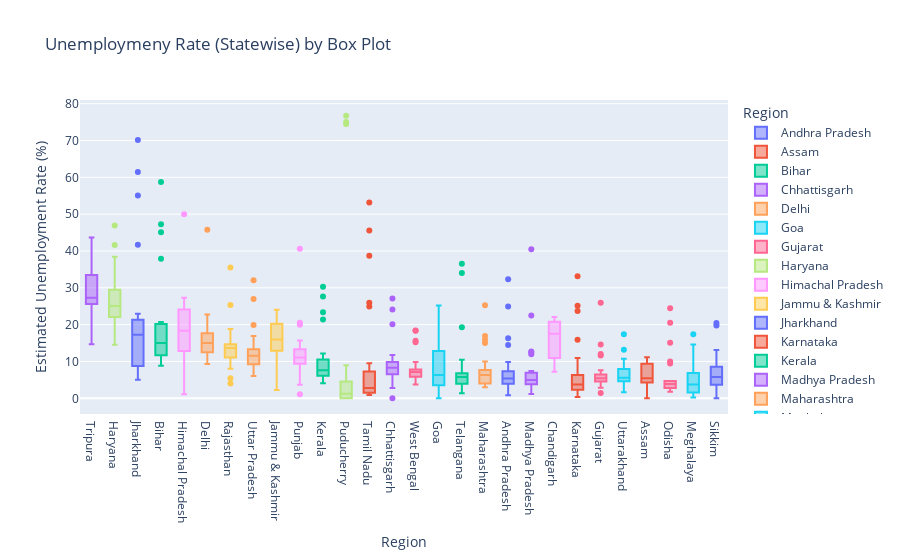

The notebook cell saved with this chart:
### Markdown cell above
Analyzing Data By Box Plot

### Code cell
fg = px.box(df,x='Region',y=' Estimated Unemployment Rate (%)',color='Region',
            title='Unemploymeny Rate (Statewise) by Box Plot',template='plotly')
fg.update_layout(xaxis={'categoryorder':'total descending'})
fg.show()

### Figure 1 — Plotly figure (JSON) as saved in the notebook; plotly's stock layout.template omitted (floating-point values rounded to 4 significant figures)
{"data": [{"alignmentgroup": "True", "hovertemplate": "Region=%{x}<br> Estimated Unemployment Rate (%)=%{y}<extra></extra>", "legendgroup": "Andhra Pradesh", "marker": {"color": "#636efa"}, "name": "Andhra Pradesh", "notched": false, "offsetgroup": "Andhra Pradesh", "orientation": "v", "showlegend": true, "type": "box", "x": ["Andhra Pradesh", "Andhra Pradesh", "Andhra Pradesh", "Andhra Pradesh", "Andhra Pradesh", "Andhra Pradesh", "Andhra Pradesh", "Andhra Pradesh", "Andhra Pradesh", "Andhra Pradesh", "Andhra Pradesh", "Andhra Pradesh", "Andhra Pradesh", "Andhra Pradesh", "Andhra Pradesh", "Andhra Pradesh", "Andhra Pradesh", "Andhra Pradesh", "Andhra Pradesh", "Andhra Pradesh", "Andhra Pradesh", "Andhra Pradesh", "Andhra Pradesh", "Andhra Pradesh", "Andhra Pradesh", "Andhra Pradesh", "Andhra Pradesh", "Andhra Pradesh"], "x0": " ", "xaxis": "x", "y": [3.65, 3.05, 3.75, 3.32, 5.17, 3.52, 4.12, 4.38, 4.84, 5.91, 4.06, 16.29, 14.46, 0.85, 6.09, 3.8, 5.64, 4.61, 6.01, 4.7, 7.54, 7.88, 7.11, 5.66, 9.88, 32.3, 24.91, 5.86], "y0": " ", "yaxis": "y"}, {"alignmentgroup": "True", "hovertemplate": "Region=%{x}<br> Estimated Unemployment Rate (%)=%{y}<extra></extra>", "legendgroup": "Assam", "marker": {"color": "#EF553B"}, "name": "Assam", "notched": false, "offsetgroup": "Assam", "orientation": "v", "showlegend": true, "type": "box", "x": ["Assam", "Assam", "Assam", "Assam", "Assam", "Assam", "Assam", "Assam", "Assam", "Assam", "Assam", "Assam", "Assam", "Assam", "Assam", "Assam", "Assam", "Assam", "Assam", "Assam", "Assam", "Assam", "Assam", "Assam", "Assam", "Assam"], "x0": " ", "xaxis": "x", "y": [4.29, 5.08, 4.26, 5.79, 4.46, 4.65, 4.66, 4.29, 3.26, 3.77, 9.38, 0.0, 7.87, 9.89, 3.21, 10.39, 9.26, 11.17, 6.31, 5.02, 7.24, 9.98, 10.34, 8.37, 10.77, 3.42], "y0": " ", "yaxis": "y"}, {"alignmentgroup": "True", "hovertemplate": "Region=%{x}<br> Estimated Unemployment Rate (%)=%{y}<extra></extra>", "legendgroup": "Bihar", "marker": {"color": "#00cc96"}, "name": "Bihar", "notched": false, "offsetgroup": "Bihar", "orientation": "v", "showlegend": true, "type": "box", "x": ["Bihar", "Bihar", "Bihar", "Bihar", "Bihar", "Bihar", "Bihar", "Bihar", "Bihar", "Bihar", "Bihar", "Bihar", "Bihar", "Bihar", "Bihar", "Bihar", "Bihar", "Bihar", "Bihar", "Bihar", "Bihar", "Bihar", "Bihar", "Bihar", "Bihar", "Bihar", "Bihar", "Bihar"], "x0": " ", "xaxis": "x", "y": [9.27, 10.2, 13.44, 11.0, 8.87, 12.47, 12.4, 10.16, 9.13, 9.61, 15.39, 45.09, 47.26, 20.49, 19.9, 13.29, 16.41, 17.66, 20.46, 14.06, 17.62, 14.91, 20.69, 15.11, 15.73, 58.77, 37.87, 12.45], "y0": " ", "yaxis": "y"}, {"alignmentgroup": "True", "hovertemplate": "Region=%{x}<br> Estimated Unemployment Rate (%)=%{y}<extra></extra>", "legendgroup": "Chhattisgarh", "marker": {"color": "#ab63fa"}, "name": "Chhattisgarh", "notched": false, "offsetgroup": "Chhattisgarh", "orientation": "v", "showlegend": true, "type": "box", "x": ["Chhattisgarh", "Chhattisgarh", "Chhattisgarh", "Chhattisgarh", "Chhattisgarh", "Chhattisgarh", "Chhattisgarh", "Chhattisgarh", "Chhattisgarh", "Chhattisgarh", "Chhattisgarh", "Chhattisgarh", "Chhattisgarh", "Chhattisgarh", "Chhattisgarh", "Chhattisgarh", "Chhattisgarh", "Chhattisgarh", "Chhattisgarh", "Chhattisgarh", "Chhattisgarh", "Chhattisgarh", "Chhattisgarh", "Chhattisgarh", "Chhattisgarh", "Chhattisgarh", "Chhattisgarh", "Chhattisgarh"], "x0": " ", "xaxis": "x", "y": [9.82, 6.76, 4.54, 4.64, 8.33, 6.96, 2.77, 6.11, 9.89, 7.89, 7.31, 0.0, 7.64, 10.14, 9.77, 11.77, 8.17, 6.29, 9.46, 10.27, 8.32, 3.57, 9.01, 9.79, 8.21, 20.13, 24.1, 27.07], "y0": " ", "yaxis": "y"}, {"alignmentgroup": "True", "hovertemplate": "Region=%{x}<br> Estimated Unemployment Rate (%)=%{y}<extra></extra>", "legendgroup": "Delhi", "marker": {"color": "#FFA15A"}, "name": "Delhi", "notched": false, "offsetgroup": "Delhi", "orientation": "v", "showlegend": true, "type": "box", "x": ["Delhi", "Delhi", "Delhi", "Delhi", "Delhi", "Delhi", "Delhi", "Delhi", "Delhi", "Delhi", "Delhi", "Delhi", "Delhi", "Delhi", "Delhi", "Delhi", "Delhi", "Delhi", "Delhi", "Delhi", "Delhi", "Delhi", "Delhi", "Delhi", "Delhi", "Delhi", "Delhi", "Delhi"], "x0": " ", "xaxis": "x", "y": [12.56, 9.33, 11.07, 17.18, 12.5, 15.84, 11.11, 16.97, 13.48, 13.81, 15.18, 20.69, 22.76, 21.14, 12.31, 12.76, 14.68, 13.52, 20.59, 12.41, 16.11, 11.07, 22.45, 14.86, 17.09, 16.51, 45.78, 18.11], "y0": " ", "yaxis": "y"}, {"alignmentgroup": "True", "hovertemplate": "Region=%{x}<br> Estimated Unemployment Rate (%)=%{y}<extra></extra>", "legendgroup": "Goa", "marker": {"color": "#19d3f3"}, "name": "Goa", "notched": false, "offsetgroup": "Goa", "orientation": "v", "showlegend": true, "type": "box", "x": ["Goa", "Goa", "Goa", "Goa", "Goa", "Goa", "Goa", "Goa", "Goa", "Goa", "Goa", "Goa", "Goa", "Goa", "Goa", "Goa", "Goa", "Goa", "Goa", "Goa", "Goa", "Goa", "Goa", "Goa"], "x0": " ", "xaxis": "x", "y": [2.91, 5.45, 10.98, 1.98, 3.61, 7.21, 23.71, 3.54, 5.38, 0.0, 15.91, 20.0, 2.75, 13.33, 12.28, 4.9, 3.16, 12.31, 25.2, 16.22, 10.92, 4.31, 4.76, 11.76], "y0": " ", "yaxis": "y"}, {"alignmentgroup": "True", "hovertemplate": "Region=%{x}<br> Estimated Unemployment Rate (%)=%{y}<extra></extra>", "legendgroup": "Gujarat", "marker": {"color": "#FF6692"}, "name": "Gujarat", "notched": false, "offsetgroup": "Gujarat", "orientation": "v", "showlegend": true, "type": "box", "x": ["Gujarat", "Gujarat", "Gujarat", "Gujarat", "Gujarat", "Gujarat", "Gujarat", "Gujarat", "Gujarat", "Gujarat", "Gujarat", "Gujarat", "Gujarat", "Gujarat", "Gujarat", "Gujarat", "Gujarat", "Gujarat", "Gujarat", "Gujarat", "Gujarat", "Gujarat", "Gujarat", "Gujarat", "Gujarat", "Gujarat", "Gujarat", "Gujarat"], "x0": " ", "xaxis": "x", "y": [2.88, 4.77, 4.58, 3.7, 6.29, 4.91, 4.68, 3.46, 5.35, 6.64, 7.59, 12.0, 14.58, 1.41, 4.09, 6.31, 5.15, 4.2, 5.96, 5.45, 7.53, 5.71, 5.82, 6.04, 5.39, 25.94, 11.62, 4.54], "y0": " ", "yaxis": "y"}, {"alignmentgroup": "True", "hovertemplate": "Region=%{x}<br> Estimated Unemployment Rate (%)=%{y}<extra></extra>", "legendgroup": "Haryana", "marker": {"color": "#B6E880"}, "name": "Haryana", "notched": false, "offsetgroup": "Haryana", "orientation": "v", "showlegend": true, "type": "box", "x": ["Haryana", "Haryana", "Haryana", "Haryana", "Haryana", "Haryana", "Haryana", "Haryana", "Haryana", "Haryana", "Haryana", "Haryana", "Haryana", "Haryana", "Haryana", "Haryana", "Haryana", "Haryana", "Haryana", "Haryana", "Haryana", "Haryana", "Haryana", "Haryana", "Haryana", "Haryana", "Haryana", "Haryana"], "x0": " ", "xaxis": "x", "y": [14.54, 23.08, 16.22, 30.94, 16.36, 24.17, 16.59, 29.56, 16.21, 27.19, 23.92, 41.61, 34.22, 35.57, 24.67, 20.42, 25.45, 24.19, 26.84, 21.04, 27.06, 23.65, 27.24, 23.29, 27.14, 46.89, 38.46, 29.41], "y0": " ", "yaxis": "y"}, {"alignmentgroup": "True", "hovertemplate": "Region=%{x}<br> Estimated Unemployment Rate (%)=%{y}<extra></extra>", "legendgroup": "Himachal Pradesh", "marker": {"color": "#FF97FF"}, "name": "Himachal Pradesh", "notched": false, "offsetgroup": "Himachal Pradesh", "orientation": "v", "showlegend": true, "type": "box", "x": ["Himachal Pradesh", "Himachal Pradesh", "Himachal Pradesh", "Himachal Pradesh", "Himachal Pradesh", "Himachal Pradesh", "Himachal Pradesh", "Himachal Pradesh", "Himachal Pradesh", "Himachal Pradesh", "Himachal Pradesh", "Himachal Pradesh", "Himachal Pradesh", "Himachal Pradesh", "Himachal Pradesh", "Himachal Pradesh", "Himachal Pradesh", "Himachal Pradesh", "Himachal Pradesh", "Himachal Pradesh", "Himachal Pradesh", "Himachal Pradesh", "Himachal Pradesh", "Himachal Pradesh", "Himachal Pradesh", "Himachal Pradesh", "Himachal Pradesh", "Himachal Pradesh"], "x0": " ", "xaxis": "x", "y": [13.68, 11.43, 20.59, 18.56, 15.98, 15.81, 22.86, 19.46, 16.67, 15.42, 17.71, 2.13, 25.64, 1.12, 10.88, 21.43, 21.51, 24.48, 12.0, 23.77, 27.27, 25.32, 18.15, 27.31, 26.44, 2.7, 50.0, 10.81], "y0": " ", "yaxis": "y"}, {"alignmentgroup": "True", "hovertemplate": "Region=%{x}<br> Estimated Unemployment Rate (%)=%{y}<extra></extra>", "legendgroup": "Jammu & Kashmir", "marker": {"color": "#FECB52"}, "name": "Jammu & Kashmir", "notched": false, "offsetgroup": "Jammu & Kashmir", "orientation": "v", "showlegend": true, "type": "box", "x": ["Jammu & Kashmir", "Jammu & Kashmir", "Jammu & Kashmir", "Jammu & Kashmir", "Jammu & Kashmir", "Jammu & Kashmir", "Jammu & Kashmir", "Jammu & Kashmir", "Jammu & Kashmir", "Jammu & Kashmir", "Jammu & Kashmir", "Jammu & Kashmir", "Jammu & Kashmir", "Jammu & Kashmir", "Jammu & Kashmir", "Jammu & Kashmir", "Jammu & Kashmir", "Jammu & Kashmir", "Jammu & Kashmir", "Jammu & Kashmir", "Jammu & Kashmir"], "x0": " ", "xaxis": "x", "y": [12.78, 12.09, 13.67, 11.32, 19.27, 14.73, 22.19, 21.23, 16.0, 2.22, 18.97, 23.04, 19.88, 21.55, 24.06, 14.29, 7.02, 18.54, 19.86, 14.29, 12.96], "y0": " ", "yaxis": "y"}, {"alignmentgroup": "True", "hovertemplate": "Region=%{x}<br> Estimated Unemployment Rate (%)=%{y}<extra></extra>", "legendgroup": "Jharkhand", "marker": {"color": "#636efa"}, "name": "Jharkhand", "notched": false, "offsetgroup": "Jharkhand", "orientation": "v", "showlegend": true, "type": "box", "x": ["Jharkhand", "Jharkhand", "Jharkhand", "Jharkhand", "Jharkhand", "Jharkhand", "Jharkhand", "Jharkhand", "Jharkhand", "Jharkhand", "Jharkhand", "Jharkhand", "Jharkhand", "Jharkhand", "Jharkhand", "Jharkhand", "Jharkhand", "Jharkhand", "Jharkhand", "Jharkhand", "Jharkhand", "Jharkhand", "Jharkhand", "Jharkhand", "Jharkhand", "Jharkhand", "Jharkhand", "Jharkhand"], "x0": " ", "xaxis": "x", "y": [7.11, 8.46, 9.98, 12.06, 7.12, 6.57, 8.07, 15.15, 6.16, 9.06, 5.01, 41.72, 55.1, 21.53, 17.23, 20.51, 15.67, 20.25, 21.16, 19.05, 17.34, 22.01, 22.96, 19.67, 16.4, 61.48, 70.17, 19.38], "y0": " ", "yaxis": "y"}, {"alignmentgroup": "True", "hovertemplate": "Region=%{x}<br> Estimated Unemployment Rate (%)=%{y}<extra></extra>", "legendgroup": "Karnataka", "marker": {"color": "#EF553B"}, "name": "Karnataka", "notched": false, "offsetgroup": "Karnataka", "orientation": "v", "showlegend": true, "type": "box", "x": ["Karnataka", "Karnataka", "Karnataka", "Karnataka", "Karnataka", "Karnataka", "Karnataka", "Karnataka", "Karnataka", "Karnataka", "Karnataka", "Karnataka", "Karnataka", "Karnataka", "Karnataka", "Karnataka", "Karnataka", "Karnataka", "Karnataka", "Karnataka", "Karnataka", "Karnataka", "Karnataka", "Karnataka", "Karnataka", "Karnataka", "Karnataka", "Karnataka"], "x0": " ", "xaxis": "x", "y": [5.46, 5.98, 0.52, 0.37, 3.2, 7.13, 1.19, 0.41, 2.57, 4.11, 2.39, 33.17, 23.72, 10.92, 6.56, 5.0, 2.29, 1.27, 3.57, 3.87, 3.44, 1.56, 3.31, 2.88, 4.92, 25.12, 15.88, 6.12], "y0": " ", "yaxis": "y"}, {"alignmentgroup": "True", "hovertemplate": "Region=%{x}<br> Estimated Unemployment Rate (%)=%{y}<extra></extra>", "legendgroup": "Kerala", "marker": {"color": "#00cc96"}, "name": "Kerala", "notched": false, "offsetgroup": "Kerala", "orientation": "v", "showlegend": true, "type": "box", "x": ["Kerala", "Kerala", "Kerala", "Kerala", "Kerala", "Kerala", "Kerala", "Kerala", "Kerala", "Kerala", "Kerala", "Kerala", "Kerala", "Kerala", "Kerala", "Kerala", "Kerala", "Kerala", "Kerala", "Kerala", "Kerala", "Kerala", "Kerala", "Kerala", "Kerala", "Kerala", "Kerala", "Kerala"], "x0": " ", "xaxis": "x", "y": [6.63, 9.0, 4.95, 10.32, 5.35, 9.14, 5.0, 10.77, 4.11, 8.91, 8.85, 10.71, 23.38, 27.66, 6.11, 6.67, 7.58, 7.69, 5.52, 5.35, 6.71, 7.31, 6.65, 6.08, 9.14, 21.43, 30.28, 12.17], "y0": " ", "yaxis": "y"}, {"alignmentgroup": "True", "hovertemplate": "Region=%{x}<br> Estimated Unemployment Rate (%)=%{y}<extra></extra>", "legendgroup": "Madhya Pradesh", "marker": {"color": "#ab63fa"}, "name": "Madhya Pradesh", "notched": false, "offsetgroup": "Madhya Pradesh", "orientation": "v", "showlegend": true, "type": "box", "x": ["Madhya Pradesh", "Madhya Pradesh", "Madhya Pradesh", "Madhya Pradesh", "Madhya Pradesh", "Madhya Pradesh", "Madhya Pradesh", "Madhya Pradesh", "Madhya Pradesh", "Madhya Pradesh", "Madhya Pradesh", "Madhya Pradesh", "Madhya Pradesh", "Madhya Pradesh", "Madhya Pradesh", "Madhya Pradesh", "Madhya Pradesh", "Madhya Pradesh", "Madhya Pradesh", "Madhya Pradesh", "Madhya Pradesh", "Madhya Pradesh", "Madhya Pradesh", "Madhya Pradesh", "Madhya Pradesh", "Madhya Pradesh", "Madhya Pradesh", "Madhya Pradesh"], "x0": " ", "xaxis": "x", "y": [3.63, 4.25, 3.92, 4.94, 3.08, 2.98, 2.72, 2.94, 3.66, 4.42, 1.19, 12.5, 22.46, 6.46, 3.91, 6.38, 7.38, 6.82, 7.0, 4.4, 6.06, 6.2, 5.17, 4.96, 4.8, 11.94, 40.49, 12.72], "y0": " ", "yaxis": "y"}, {"alignmentgroup": "True", "hovertemplate": "Region=%{x}<br> Estimated Unemployment Rate (%)=%{y}<extra></extra>", "legendgroup": "Maharashtra", "marker": {"color": "#FFA15A"}, "name": "Maharashtra", "notched": false, "offsetgroup": "Maharashtra", "orientation": "v", "showlegend": true, "type": "box", "x": ["Maharashtra", "Maharashtra", "Maharashtra", "Maharashtra", "Maharashtra", "Maharashtra", "Maharashtra", "Maharashtra", "Maharashtra", "Maharashtra", "Maharashtra", "Maharashtra", "Maharashtra", "Maharashtra", "Maharashtra", "Maharashtra", "Maharashtra", "Maharashtra", "Maharashtra", "Maharashtra", "Maharashtra", "Maharashtra", "Maharashtra", "Maharashtra", "Maharashtra", "Maharashtra", "Maharashtra", "Maharashtra"], "x0": " ", "xaxis": "x", "y": [3.67, 4.34, 3.66, 3.76, 4.4, 3.81, 3.68, 3.03, 3.8, 4.24, 5.38, 25.28, 16.89, 9.4, 6.08, 6.46, 6.35, 7.57, 7.6, 7.51, 7.6, 7.83, 6.67, 5.34, 6.34, 14.99, 15.92, 10.01], "y0": " ", "yaxis": "y"}, {"alignmentgroup": "True", "hovertemplate": "Region=%{x}<br> Estimated Unemployment Rate (%)=%{y}<extra></extra>", "legendgroup": "Meghalaya", "marker": {"color": "#19d3f3"}, "name": "Meghalaya", "notched": false, "offsetgroup": "Meghalaya", "orientation": "v", "showlegend": true, "type": "box", "x": ["Meghalaya", "Meghalaya", "Meghalaya", "Meghalaya", "Meghalaya", "Meghalaya", "Meghalaya", "Meghalaya", "Meghalaya", "Meghalaya", "Meghalaya", "Meghalaya", "Meghalaya", "Meghalaya", "Meghalaya", "Meghalaya", "Meghalaya", "Meghalaya", "Meghalaya", "Meghalaya", "Meghalaya", "Meghalaya", "Meghalaya", "Meghalaya", "Meghalaya", "Meghalaya", "Meghalaya"], "x0": " ", "xaxis": "x", "y": [3.16, 4.23, 1.03, 0.52, 0.24, 3.7, 1.5, 1.8, 0.97, 2.76, 1.28, 8.38, 3.73, 1.35, 8.4, 8.66, 4.43, 5.8, 5.3, 7.2, 3.02, 5.21, 4.76, 7.37, 2.8, 17.39, 14.58], "y0": " ", "yaxis": "y"}, {"alignmentgroup": "True", "hovertemplate": "Region=%{x}<br> Estimated Unemployment Rate (%)=%{y}<extra></extra>", "legendgroup": "Odisha", "marker": {"color": "#FF6692"}, "name": "Odisha", "notched": false, "offsetgroup": "Odisha", "orientation": "v", "showlegend": true, "type": "box", "x": ["Odisha", "Odisha", "Odisha", "Odisha", "Odisha", "Odisha", "Odisha", "Odisha", "Odisha", "Odisha", "Odisha", "Odisha", "Odisha", "Odisha", "Odisha", "Odisha", "Odisha", "Odisha", "Odisha", "Odisha", "Odisha", "Odisha", "Odisha", "Odisha", "Odisha", "Odisha", "Odisha", "Odisha"], "x0": " ", "xaxis": "x", "y": [4.17, 4.71, 3.31, 3.68, 4.31, 4.28, 4.72, 4.67, 1.81, 3.31, 15.09, 24.48, 9.45, 4.59, 2.95, 2.63, 1.78, 3.5, 3.78, 4.5, 2.23, 3.36, 2.28, 2.19, 3.96, 20.5, 10.0, 2.18], "y0": " ", "yaxis": "y"}, {"alignmentgroup": "True", "hovertemplate": "Region=%{x}<br> Estimated Unemployment Rate (%)=%{y}<extra></extra>", "legendgroup": "Puducherry", "marker": {"color": "#B6E880"}, "name": "Puducherry", "notched": false, "offsetgroup": "Puducherry", "orientation": "v", "showlegend": true, "type": "box", "x": ["Puducherry", "Puducherry", "Puducherry", "Puducherry", "Puducherry", "Puducherry", "Puducherry", "Puducherry", "Puducherry", "Puducherry", "Puducherry", "Puducherry", "Puducherry", "Puducherry", "Puducherry", "Puducherry", "Puducherry", "Puducherry", "Puducherry", "Puducherry", "Puducherry", "Puducherry", "Puducherry", "Puducherry", "Puducherry", "Puducherry"], "x0": " ", "xaxis": "x", "y": [0.0, 0.0, 0.0, 4.85, 0.0, 1.18, 0.0, 1.99, 0.58, 1.74, 2.31, 74.51, 1.25, 0.0, 0.0, 8.95, 1.22, 1.17, 1.37, 5.21, 0.57, 1.78, 0.62, 76.74, 75.0, 4.55], "y0": " ", "yaxis": "y"}, {"alignmentgroup": "True", "hovertemplate": "Region=%{x}<br> Estimated Unemployment Rate (%)=%{y}<extra></extra>", "legendgroup": "Punjab", "marker": {"color": "#FF97FF"}, "name": "Punjab", "notched": false, "offsetgroup": "Punjab", "orientation": "v", "showlegend": true, "type": "box", "x": ["Punjab", "Punjab", "Punjab", "Punjab", "Punjab", "Punjab", "Punjab", "Punjab", "Punjab", "Punjab", "Punjab", "Punjab", "Punjab", "Punjab", "Punjab", "Punjab", "Punjab", "Punjab", "Punjab", "Punjab", "Punjab", "Punjab", "Punjab", "Punjab", "Punjab", "Punjab", "Punjab", "Punjab"], "x0": " ", "xaxis": "x", "y": [9.17, 12.21, 9.64, 6.69, 8.59, 12.56, 7.07, 6.13, 9.69, 10.41, 10.51, 3.69, 40.59, 20.0, 13.49, 13.17, 11.61, 11.99, 15.69, 13.75, 10.39, 11.97, 13.68, 11.99, 9.97, 1.13, 20.54, 10.55], "y0": " ", "yaxis": "y"}, {"alignmentgroup": "True", "hovertemplate": "Region=%{x}<br> Estimated Unemployment Rate (%)=%{y}<extra></extra>", "legendgroup": "Rajasthan", "marker": {"color": "#FECB52"}, "name": "Rajasthan", "notched": false, "offsetgroup": "Rajasthan", "orientation": "v", "showlegend": true, "type": "box", "x": ["Rajasthan", "Rajasthan", "Rajasthan", "Rajasthan", "Rajasthan", "Rajasthan", "Rajasthan", "Rajasthan", "Rajasthan", "Rajasthan", "Rajasthan", "Rajasthan", "Rajasthan", "Rajasthan", "Rajasthan", "Rajasthan", "Rajasthan", "Rajasthan", "Rajasthan", "Rajasthan", "Rajasthan", "Rajasthan", "Rajasthan", "Rajasthan", "Rajasthan", "Rajasthan", "Rajasthan", "Rajasthan"], "x0": " ", "xaxis": "x", "y": [4.03, 13.7, 9.7, 12.5, 5.45, 14.66, 10.47, 13.96, 8.0, 14.48, 9.47, 12.25, 10.45, 13.86, 13.62, 14.36, 11.67, 14.71, 12.63, 13.02, 14.3, 18.04, 18.82, 17.02, 18.54, 35.53, 25.35, 13.04], "y0": " ", "yaxis": "y"}, {"alignmentgroup": "True", "hovertemplate": "Region=%{x}<br> Estimated Unemployment Rate (%)=%{y}<extra></extra>", "legendgroup": "Sikkim", "marker": {"color": "#636efa"}, "name": "Sikkim", "notched": false, "offsetgroup": "Sikkim", "orientation": "v", "showlegend": true, "type": "box", "x": ["Sikkim", "Sikkim", "Sikkim", "Sikkim", "Sikkim", "Sikkim", "Sikkim", "Sikkim", "Sikkim", "Sikkim", "Sikkim", "Sikkim", "Sikkim", "Sikkim", "Sikkim", "Sikkim", "Sikkim"], "x0": " ", "xaxis": "x", "y": [5.48, 13.11, 1.0, 0.0, 5.81, 8.2, 7.76, 2.56, 4.82, 4.81, 9.68, 4.04, 7.37, 20.45, 5.77, 19.75, 2.63], "y0": " ", "yaxis": "y"}, {"alignmentgroup": "True", "hovertemplate": "Region=%{x}<br> Estimated Unemployment Rate (%)=%{y}<extra></extra>", "legendgroup": "Tamil Nadu", "marker": {"color": "#EF553B"}, "name": "Tamil Nadu", "notched": false, "offsetgroup": "Tamil Nadu", "orientation": "v", "showlegend": true, "type": "box", "x": ["Tamil Nadu", "Tamil Nadu", "Tamil Nadu", "Tamil Nadu", "Tamil Nadu", "Tamil Nadu", "Tamil Nadu", "Tamil Nadu", "Tamil Nadu", "Tamil Nadu", "Tamil Nadu", "Tamil Nadu", "Tamil Nadu", "Tamil Nadu", "Tamil Nadu", "Tamil Nadu", "Tamil Nadu", "Tamil Nadu", "Tamil Nadu", "Tamil Nadu", "Tamil Nadu", "Tamil Nadu", "Tamil Nadu", "Tamil Nadu", "Tamil Nadu", "Tamil Nadu", "Tamil Nadu", "Tamil Nadu"], "x0": " ", "xaxis": "x", "y": [0.97, 0.92, 6.01, 2.91, 1.71, 1.46, 2.46, 3.73, 1.18, 1.17, 6.36, 53.19, 38.73, 2.06, 0.89, 1.56, 3.18, 9.53, 1.86, 1.13, 2.65, 8.05, 2.05, 3.31, 6.46, 45.55, 25.95, 24.93], "y0": " ", "yaxis": "y"}, {"alignmentgroup": "True", "hovertemplate": "Region=%{x}<br> Estimated Unemployment Rate (%)=%{y}<extra></extra>", "legendgroup": "Telangana", "marker": {"color": "#00cc96"}, "name": "Telangana", "notched": false, "offsetgroup": "Telangana", "orientation": "v", "showlegend": true, "type": "box", "x": ["Telangana", "Telangana", "Telangana", "Telangana", "Telangana", "Telangana", "Telangana", "Telangana", "Telangana", "Telangana", "Telangana", "Telangana", "Telangana", "Telangana", "Telangana", "Telangana", "Telangana", "Telangana", "Telangana", "Telangana", "Telangana", "Telangana", "Telangana", "Telangana", "Telangana", "Telangana", "Telangana", "Telangana"], "x0": " ", "xaxis": "x", "y": [2.23, 5.92, 2.45, 1.4, 5.49, 7.29, 6.47, 1.35, 5.02, 9.02, 5.63, 4.51, 34.01, 19.3, 1.52, 1.43, 3.73, 4.19, 6.19, 6.74, 5.23, 4.22, 6.49, 6.74, 6.1, 10.5, 36.57, 6.92], "y0": " ", "yaxis": "y"}, {"alignmentgroup": "True", "hovertemplate": "Region=%{x}<br> Estimated Unemployment Rate (%)=%{y}<extra></extra>", "legendgroup": "Tripura", "marker": {"color": "#ab63fa"}, "name": "Tripura", "notched": false, "offsetgroup": "Tripura", "orientation": "v", "showlegend": true, "type": "box", "x": ["Tripura", "Tripura", "Tripura", "Tripura", "Tripura", "Tripura", "Tripura", "Tripura", "Tripura", "Tripura", "Tripura", "Tripura", "Tripura", "Tripura", "Tripura", "Tripura", "Tripura", "Tripura", "Tripura", "Tripura", "Tripura", "Tripura", "Tripura", "Tripura", "Tripura", "Tripura", "Tripura", "Tripura"], "x0": " ", "xaxis": "x", "y": [29.25, 26.64, 22.47, 25.49, 30.23, 27.54, 25.25, 26.53, 31.91, 26.22, 31.61, 43.64, 14.71, 18.84, 34.69, 25.59, 25.81, 33.45, 33.57, 26.67, 27.15, 33.48, 34.37, 33.88, 25.69, 34.88, 16.78, 27.47], "y0": " ", "yaxis": "y"}, {"alignmentgroup": "True", "hovertemplate": "Region=%{x}<br> Estimated Unemployment Rate (%)=%{y}<extra></extra>", "legendgroup": "Uttar Pradesh", "marker": {"color": "#FFA15A"}, "name": "Uttar Pradesh", "notched": false, "offsetgroup": "Uttar Pradesh", "orientation": "v", "showlegend": true, "type": "box", "x": ["Uttar Pradesh", "Uttar Pradesh", "Uttar Pradesh", "Uttar Pradesh", "Uttar Pradesh", "Uttar Pradesh", "Uttar Pradesh", "Uttar Pradesh", "Uttar Pradesh", "Uttar Pradesh", "Uttar Pradesh", "Uttar Pradesh", "Uttar Pradesh", "Uttar Pradesh", "Uttar Pradesh", "Uttar Pradesh", "Uttar Pradesh", "Uttar Pradesh", "Uttar Pradesh", "Uttar Pradesh", "Uttar Pradesh", "Uttar Pradesh", "Uttar Pradesh", "Uttar Pradesh", "Uttar Pradesh", "Uttar Pradesh", "Uttar Pradesh", "Uttar Pradesh"], "x0": " ", "xaxis": "x", "y": [10.26, 11.13, 9.19, 11.47, 6.45, 10.18, 6.94, 8.43, 6.06, 8.12, 9.37, 19.92, 16.89, 8.51, 14.4, 11.62, 11.8, 14.73, 13.58, 10.35, 11.31, 12.37, 12.34, 11.65, 12.32, 26.94, 32.06, 13.05], "y0": " ", "yaxis": "y"}, {"alignmentgroup": "True", "hovertemplate": "Region=%{x}<br> Estimated Unemployment Rate (%)=%{y}<extra></extra>", "legendgroup": "Uttarakhand", "marker": {"color": "#19d3f3"}, "name": "Uttarakhand", "notched": false, "offsetgroup": "Uttarakhand", "orientation": "v", "showlegend": true, "type": "box", "x": ["Uttarakhand", "Uttarakhand", "Uttarakhand", "Uttarakhand", "Uttarakhand", "Uttarakhand", "Uttarakhand", "Uttarakhand", "Uttarakhand", "Uttarakhand", "Uttarakhand", "Uttarakhand", "Uttarakhand", "Uttarakhand", "Uttarakhand", "Uttarakhand", "Uttarakhand", "Uttarakhand", "Uttarakhand", "Uttarakhand", "Uttarakhand", "Uttarakhand", "Uttarakhand", "Uttarakhand", "Uttarakhand", "Uttarakhand", "Uttarakhand"], "x0": " ", "xaxis": "x", "y": [1.63, 4.65, 5.74, 6.11, 3.47, 4.83, 5.56, 4.52, 4.17, 4.85, 3.66, 3.57, 10.71, 9.17, 4.69, 6.94, 7.43, 9.62, 4.72, 6.34, 7.39, 8.92, 5.28, 8.15, 13.18, 17.36, 5.08], "y0": " ", "yaxis": "y"}, {"alignmentgroup": "True", "hovertemplate": "Region=%{x}<br> Estimated Unemployment Rate (%)=%{y}<extra></extra>", "legendgroup": "West Bengal", "marker": {"color": "#FF6692"}, "name": "West Bengal", "notched": false, "offsetgroup": "West Bengal", "orientation": "v", "showlegend": true, "type": "box", "x": ["West Bengal", "West Bengal", "West Bengal", "West Bengal", "West Bengal", "West Bengal", "West Bengal", "West Bengal", "West Bengal", "West Bengal", "West Bengal", "West Bengal", "West Bengal", "West Bengal", "West Bengal", "West Bengal", "West Bengal", "West Bengal", "West Bengal", "West Bengal", "West Bengal", "West Bengal", "West Bengal", "West Bengal", "West Bengal", "West Bengal", "West Bengal", "West Bengal"], "x0": " ", "xaxis": "x", "y": [6.02, 5.85, 5.62, 5.58, 5.26, 6.78, 5.83, 5.79, 6.79, 3.78, 7.02, 18.32, 18.43, 4.94, 7.25, 7.38, 7.91, 7.27, 7.79, 7.83, 6.61, 7.24, 7.27, 7.55, 6.67, 15.63, 15.22, 9.86], "y0": " ", "yaxis": "y"}, {"alignmentgroup": "True", "hovertemplate": "Region=%{x}<br> Estimated Unemployment Rate (%)=%{y}<extra></extra>", "legendgroup": "Chandigarh", "marker": {"color": "#FF97FF"}, "name": "Chandigarh", "notched": false, "offsetgroup": "Chandigarh", "orientation": "v", "showlegend": true, "type": "box", "x": ["Chandigarh", "Chandigarh", "Chandigarh", "Chandigarh", "Chandigarh", "Chandigarh", "Chandigarh", "Chandigarh", "Chandigarh", "Chandigarh", "Chandigarh", "Chandigarh"], "x0": " ", "xaxis": "x", "y": [18.35, 12.4, 21.8, 9.52, 20.14, 13.99, 22.05, 8.33, 20.0, 16.67, 21.43, 7.22], "y0": " ", "yaxis": "y"}], "layout": {"boxmode": "overlay", "legend": {"title": {"text": "Region"}, "tracegroupgap": 0}, "title": {"text": "Unemploymeny Rate (Statewise) by Box Plot"}, "xaxis": {"anchor": "y", "categoryarray": ["Andhra Pradesh", "Assam", "Bihar", "Chhattisgarh", "Delhi", "Goa", "Gujarat", "Haryana", "Himachal Pradesh", "Jammu & Kashmir", "Jharkhand", "Karnataka", "Kerala", "Madhya Pradesh", "Maharashtra", "Meghalaya", "Odisha", "Puducherry", "Punjab", "Rajasthan", "Sikkim", "Tamil Nadu", "Telangana", "Tripura", "Uttar Pradesh", "Uttarakhand", "West Bengal", null, "Chandigarh"], "categoryorder": "total descending", "domain": [0, 1], "title": {"text": "Region"}}, "yaxis": {"anchor": "x", "domain": [0, 1], "title": {"text": " Estimated Unemployment Rate (%)"}}}}
